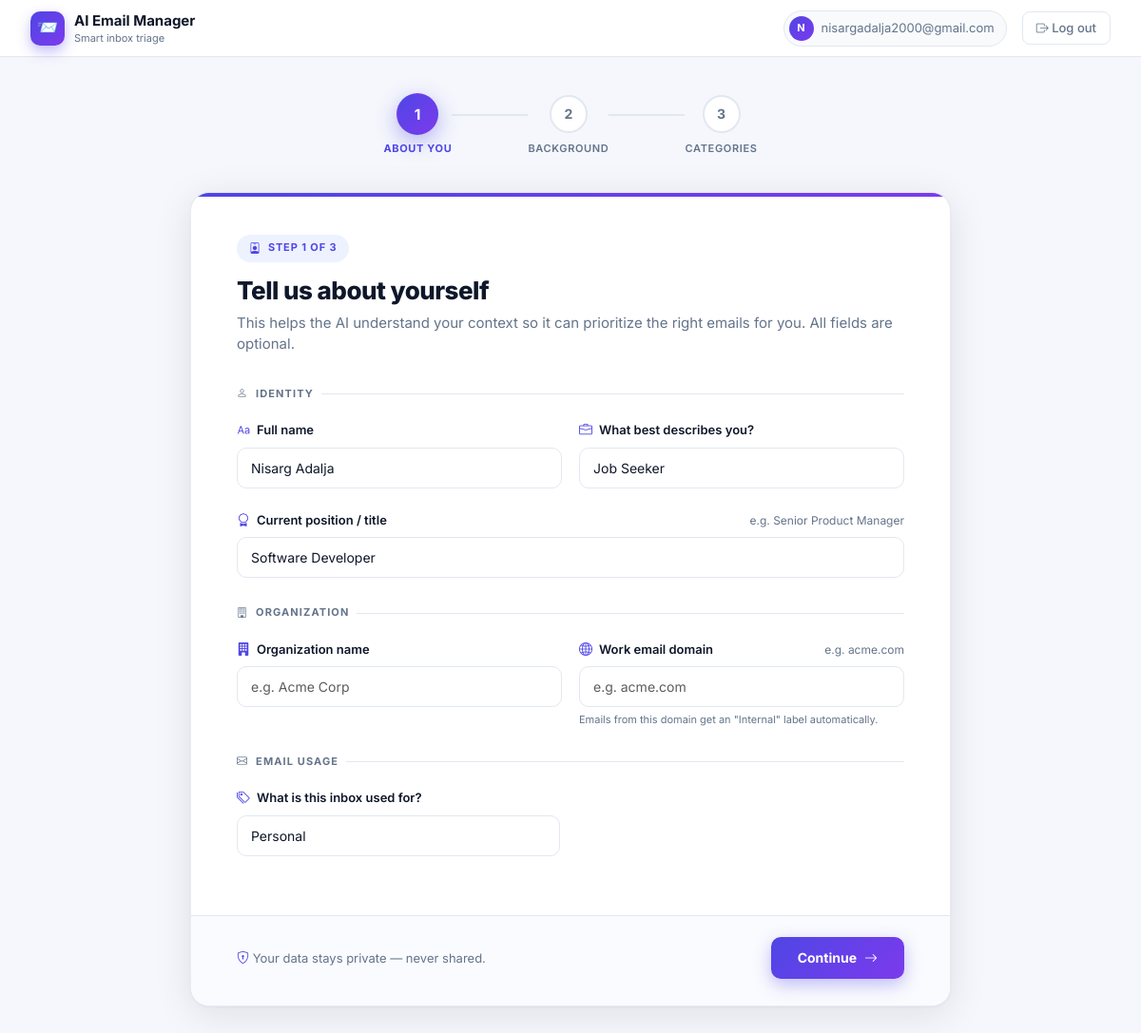
The app's page /accounts/onboarding/step1/ (signed in) with its own data.
### accounts/models.py (models this page shows, shortened)
class UserProfile(models.Model):
    ROLE_CHOICES = [
        ("student","Student"),("job_seeker","Job Seeker"),
        ("working_pro","Working Professional"),("hr","HR / Recruiter"),
        ("manager","Manager / Leadership"),("freelancer","Freelancer / Consultant"),
        ("sales","Sales"),("support","Customer Support"),
        ("entrepreneur","Entrepreneur / Founder"),("other","Other"),
    ]
    EMAIL_TYPE_CHOICES = [("personal","Personal"),("work","Work"),("mixed","Mixed")]
    user                 = models.OneToOneField(User, on_delete=models.CASCADE, related_name="profile")
    full_name            = models.CharField(max_length=200, blank=True)
    current_role         = models.CharField(max_length=32, choices=ROLE_CHOICES, default="other")
    current_position     = models.CharField(max_length=200, blank=True)
    current_organization = models.CharField(max_length=200, blank=True)
    org_domain           = models.CharField(max_length=120, blank=True)
    education            = models.TextField(blank=True)
    experience           = models.TextField(blank=True)
    skills_interests     = models.TextField(blank=True)
    target_roles         = models.TextField(blank=True)
    industries           = models.TextField(blank=True)
    location             = models.CharField(max_length=200, blank=True)
    email_type           = models.CharField(max_length=16, choices=EMAIL_TYPE_CHOICES, default="mixed")
    additional_context   = models.TextField(blank=True)
    onboarded            = models.BooleanField(default=False)
    onboarding_step      = models.IntegerField(default=1)
    live_classification  = models.BooleanField(default=False)
    blocked_senders      = models.TextField(blank=True)
    updated_at           = models.DateTimeField(auto_now=True)

### accounts/views.py (the view)
# urls.py: path("onboarding/step1/", views.onboarding_step1, name="onboarding_step1"),
@login_required
def onboarding_step1(request):
    profile = _ensure_profile(request)
    if request.method == "POST":
        form = ProfileStep1Form(request.POST, instance=profile)
        if form.is_valid():
            form.save()
            profile.onboarding_step = 2
            profile.save(update_fields=["onboarding_step"])
            return redirect("onboarding_step2")
    else:
        form = ProfileStep1Form(instance=profile)
    return render(request, "onboarding_step1.html", {"form": form, "step": 1})

### accounts/forms.py
class ProfileStep1Form(forms.ModelForm):
    class Meta:
        model = UserProfile
        fields = ["full_name", "current_role", "current_position",
                  "current_organization", "org_domain", "email_type"]
        widgets = {
            "full_name":            forms.TextInput(attrs={"class": "form-control ob-input", "placeholder": "e.g. Jane Smith"}),
            "current_role":         forms.Select(attrs={"class": "form-select ob-input"}),
            "current_position":     forms.TextInput(attrs={"class": "form-control ob-input", "placeholder": "e.g. Senior Software Engineer"}),
            "current_organization": forms.TextInput(attrs={"class": "form-control ob-input", "placeholder": "e.g. Acme Corp"}),
            "org_domain":           forms.TextInput(attrs={"class": "form-control ob-input", "placeholder": "e.g. acme.com"}),
            "email_type":           forms.Select(attrs={"class": "form-select ob-input"}),
        }

### accounts/context_processors.py (called while the page is built)
def active_job(request):
    if not request.user.is_authenticated:
        return {}
    job = (ClassificationJob.objects
           .filter(user=request.user, status__in=["pending", "running"])
           .order_by("-id").first())
    return {"global_active_job": job}

### accounts/views.py (called while the page is built)
def _ensure_profile(request):
    profile, _ = UserProfile.objects.get_or_create(
        user=request.user, defaults={"full_name": request.user.get_full_name()},
    )
    return profile

### templates/onboarding_step1.html (shortened to what this page needs)
{% extends "onboarding_base.html" %}
{% block s1_class %}active{% endblock %}
{% block s1_icon %}1{% endblock %}
{% block s2_icon %}2{% endblock %}
{% block s3_icon %}3{% endblock %}
{% block ob_content %}
<form method="post" novalidate>{% csrf_token %}
  <div class="ob-card-body">
    <div class="ob-card-header">
      <div class="ob-card-step-badge"><i class="bi bi-person-badge"></i>Step 1 of 3</div>
      <h1 class="ob-card-title">Tell us about yourself</h1>
      <p class="ob-card-sub">This helps the AI understand your context so it can prioritize the right emails for you. All fields are optional.</p>
    </div>
    <div class="ob-section-title"><i class="bi bi-person"></i> Identity</div>
    <div class="ob-field-grid">
      <div class="ob-field">
        <label class="ob-label"><i class="bi bi-type"></i> Full name</label>
        {{ form.full_name }}
      </div>
      <div class="ob-field">
        <label class="ob-label"><i class="bi bi-briefcase"></i> What best describes you?</label>
        {{ form.current_role }}
      </div>
    </div>
    <div class="ob-field">
      <label class="ob-label"><i class="bi bi-award"></i> Current position / title <span class="ob-hint">e.g. Senior Product Manager</span></label>
      {{ form.current_position }}
    </div>
    <div class="ob-section-title" style="margin-top:28px"><i class="bi bi-building"></i> Organization</div>
    <div class="ob-field-grid">
      <div class="ob-field">
        <label class="ob-label"><i class="bi bi-building-fill"></i> Organization name</label>
        {{ form.current_organization }}
      </div>
      <div class="ob-field">
        <label class="ob-label"><i class="bi bi-globe2"></i> Work email domain <span class="ob-hint">e.g. acme.com</span></label>
        {{ form.org_domain }}
        <div style="font-size:11px;color:var(--muted);margin-top:5px">Emails from this domain get an "Internal" label automatically.</div>
      </div>
    </div>
    <div class="ob-section-title" style="margin-top:4px"><i class="bi bi-envelope"></i> Email usage</div>
    <div class="ob-field" style="max-width:340px">
      <label class="ob-label"><i class="bi bi-tags"></i> What is this inbox used for?</label>
      {{ form.email_type }}
    </div>
  </div>
  <div class="ob-card-footer">
    <div style="font-size:13px;color:var(--muted)">
      <i class="bi bi-shield-lock" style="color:var(--primary)"></i> Your data stays private — never shared.
    </div>
    <button type="submit" class="ob-btn-next">
      Continue <i class="bi bi-arrow-right"></i>
    </button>
  </div>
</form>
{% endblock %}

### templates/onboarding_base.html (shortened to what this page needs)
{% load static %}
<!doctype html>
<html lang="en">
<head>
<link href="https://cdn.jsdelivr.net/npm/bootstrap@5.3.3/dist/css/bootstrap.min.css" rel="stylesheet">
<link href="https://cdn.jsdelivr.net/npm/bootstrap-icons@1.11.3/font/bootstrap-icons.css" rel="stylesheet">
</head>
<body>
<header class="ob-topbar">
  <a class="ob-brand" href="#">
    <div class="ob-brand-icon">📨</div>
    <div>
      <div class="ob-brand-name">AI Email Manager</div>
      <div class="ob-brand-sub">Smart inbox triage</div>
    </div>
  </a>
  <div class="ob-topbar-right">
    <div class="ob-user-pill">
      <div class="ob-user-avatar">{{ user.email|slice:":1"|upper }}</div>
      <span class="d-none d-sm-inline">{{ user.email }}</span>
    </div>
    <a href="{% url 'logout' %}" class="ob-logout"><i class="bi bi-box-arrow-right"></i> Log out</a>
  </div>
</header>
<div class="ob-page">
  <div class="ob-stepper">
    <div class="ob-step {% block s1_class %}{% endblock %}">
      <div class="ob-step-circle">{% block s1_icon %}1{% endblock %}</div>
      <div class="ob-step-label">About You</div>
    </div>
    <div class="ob-step-line {% block l1_class %}{% endblock %}"></div>
    <div class="ob-step {% block s2_class %}{% endblock %}">
      <div class="ob-step-circle">{% block s2_icon %}2{% endblock %}</div>
      <div class="ob-step-label">Background</div>
    </div>
    <div class="ob-step-line {% block l2_class %}{% endblock %}"></div>
    <div class="ob-step {% block s3_class %}{% endblock %}">
      <div class="ob-step-circle">{% block s3_icon %}3{% endblock %}</div>
      <div class="ob-step-label">Categories</div>
    </div>
  </div>
  <div class="ob-card">
    <div class="ob-card-stripe"></div>
    {% block ob_content %}{% endblock %}
  </div>
</div>
</body>
</html>

### records on screen
UserProfile: full_name "Nisarg Adalja", current_role "Job Seeker", current_position "Software Developer", email_type "Personal"

### other values on screen
{{ user.email|slice:":1"|upper }} "N"
{{ user.email }} "nisargadalja2000@gmail.com"
